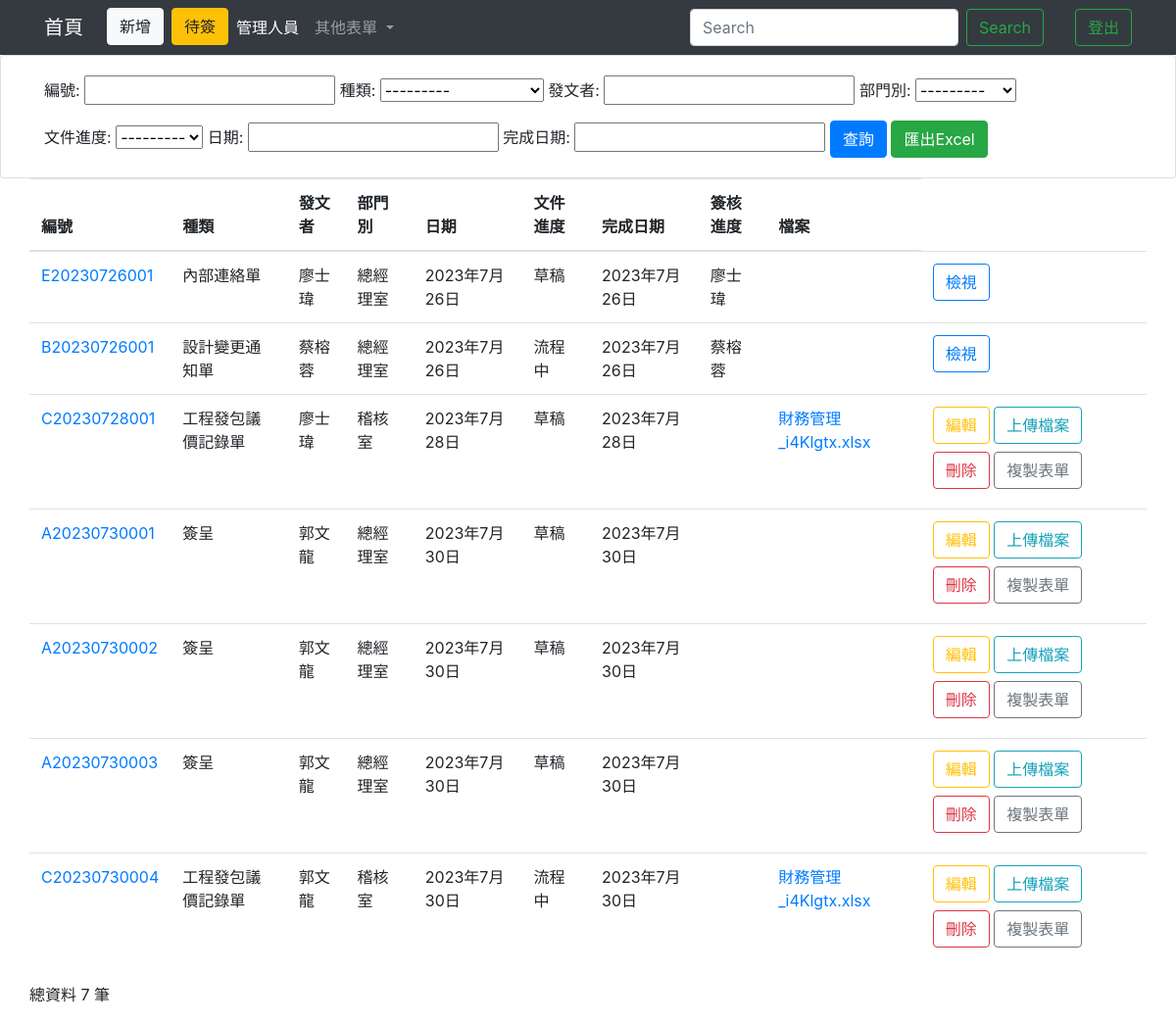
Before: /homeIndex/ (signed in) with the older database file.
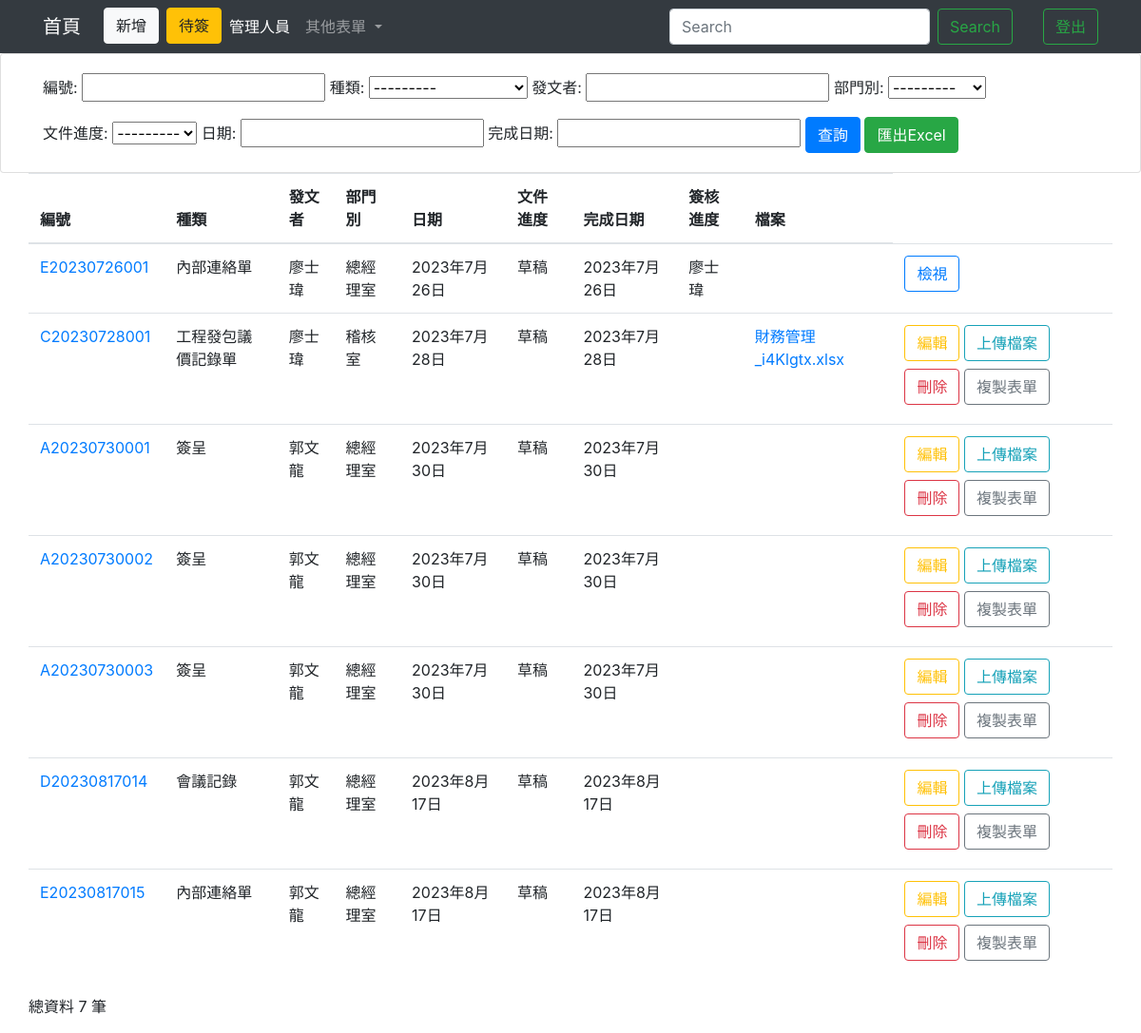
After: the same page with the newer database file.
### testapp/models.py (models this page shows)
class Home(models.Model):
    TYPE = (("簽呈","簽呈"),("會議記錄","會議記錄"),("內部連絡單","內部連絡單"),
            ("工程發包議價記錄單","工程發包議價記錄單"),("設計變更通知單","設計變更通知單"))
    DEP = (("總經理室","總經理室"),("稽核室","稽核室"),("文管中心","文管中心"),
            ("管理部","管理部"),("業務設計部","業務設計部"),("廠務部","廠務部"))
    PRO = (("草稿","草稿"),("流程中","流程中"),("廢單","廢單"),("結案","結案"))
    REC = (("None","無"),("郭文龍","郭文龍"),("侯國興","侯國興"),("郭文河","郭文河"),("高晟琅","高晟琅"),("黃睿堂","黃睿堂"),("鄭任雯","鄭任雯"),("高麗華","高麗華"),("侯宗仁","侯宗仁"),("黃美禎","黃美禎"),("江水木","江水木"),("吳建進","吳建進"),("王韋盛","王韋盛"),("陳佳欣","陳佳欣"),("蔡孟亭","蔡孟亭"),("馮文明","馮文明"),("陳恆瑞","陳恆瑞"),("郭文欽","郭文欽"),("陳春能","陳春能"),("黃春北","黃春北"))
    cNumber = models.CharField(max_length=50, default='', null=False)
    cAuther = models.CharField(max_length=20, null=False)#姓名
    cDepartment = models.CharField(max_length=50,null=False, choices=DEP)#單位
    cType = models.CharField(max_length=10,default=" ",null=False, choices=TYPE)
    cProgress = models.CharField(max_length=20,null=False,default='',choices=PRO)
    cDate = models.DateField(null=False)#日期
    cEndDate = models.DateField(blank=True, null=True)
    cLock = models.CharField(max_length=5,null=False,default='否')
    cReceive  = models.CharField(max_length=20,blank=True,null=True,choices=REC)
    cFile = models.FileField(blank=True, null=True)

### testapp/views.py (the view)
# urls.py: path('homeIndex/',homeIndex),
def homeIndex(request):
    global excel_filter
    if request.user.is_authenticated:
        username=request.user.username
        authenticate=request.user.is_staff
        firstname = request.user.first_name
    allPerson = Home.objects.filter(cReceive = firstname)
    allpersonCount = len(allPerson)
    if 'q' in request.GET:
        q = request.GET['q']
        multiple_q = Q(Q(cNumber__icontains=q) | Q(cDepartment__icontains=q) | Q(cType__icontains=q) | Q(cAuther__icontains=q) | Q(cProgress__icontains=q) | Q(cDate__icontains=q) | Q(cEndDate__icontains=q))
        all = Home.objects.filter(multiple_q)
        excel_filter = all
    else:
        all = Home.objects.all().order_by("id")
        homeFilter = HomeFilter(request.GET, queryset=all)
        all = homeFilter.qs
        excel_filter = all
    allHomeCount = len(all)
    return render(request, "homeIndex.html",locals())

### templates/homeIndex.html (shortened to what this page needs)
<!DOCTYPE html>
<html lang="en">
<head>
  <link rel="stylesheet" href="https://cdn.jsdelivr.net/npm/bootstrap@4.6.2/dist/css/bootstrap.min.css">
  {% load static %}
</head>
<body>
  <nav class="navbar navbar-expand-lg navbar-dark bg-dark">
    <div class="container">
      <a class="navbar-brand" href="/homeIndex/">首頁</a>
      <div class="collapse navbar-collapse" id="navbarSupportedContent">
        <ul class="navbar-nav mr-auto">
          <ul class="navbar-nav ml-2">
            <li class="nav-item">
              <button class="btn btn-light my-2 my-sm-0" onclick="home()">新增</button>
            </li>
          </ul>
          <ul class="navbar-nav ml-2">
            <li class="nav-item">
              <button class="btn btn-warning my-2 my-sm-0" id="{{firstname}}" onclick="perosonIndex(event)">待簽
              </button>
            </li>
          </ul>
          {% if username == "admin" %}
            <li class="nav-item active">
              <a class="nav-link" href="/admin/">管理人員 <span class="sr-only">(current)</span></a>
            </li>
          {% endif %}
          <li class="nav-item dropdown">
            <a class="nav-link dropdown-toggle" href="#" role="button" data-toggle="dropdown" aria-expanded="false">
              其他表單
            </a>
          </li>
        </ul>
        <form class="form-inline my-2 my-lg-0">
          <input class="form-control mr-sm-2" name='q' type="search" placeholder="Search" aria-label="Search">
          <button class="btn btn-outline-success my-2 my-sm-0" type="submit">Search</button>
        </form>
        <ul class="navbar-nav ml-2">
          <li class="nav-item active">
            <a class="nav-link disabled" style="color: green;">{{firstname}} <span class="sr-only">(current)</span></a>
          </li>
        </ul>
        <ul class="navbar-nav ml-2">
          <li class="nav-item">
            <button class="btn btn-outline-success my-2 my-sm-0" onclick="Logout(event)">登出</button>
          </li>
        </ul>
      </div>
    </div>
  </nav>
  <div class="card card-body">
    <form method="GET">
      <div class="container">
        編號: {{homeFilter.form.cNumber}}
        種類: {{homeFilter.form.cType}}
        發文者: {{homeFilter.form.cAuther}}
        部門別: {{homeFilter.form.cDepartment}}
        <span class="mt-2">文件進度: {{homeFilter.form.cProgress}}</span>
        <span class="mt-2">日期: {{homeFilter.form.cDate}}</span>
        <span class="mt-2">完成日期: {{homeFilter.form.cEndDate}}</span>
        <input type="submit" class="btn btn-primary" value="查詢" />
        <button type="button" class="btn btn-success" onclick="excel_download()">匯出Excel</button>
      </div>
    </form>
  </div>
  <form action="." method="POST">
    <div class="container-lg">
      <div class="row">
        <table class="table">
          <thead>
            <th scope="col">編號</th>
            <th scope="col">種類</th>
            <th scope="col">發文者</th>
            <th scope="col">部門別</th>
            <th scope="col">日期</th>
            <th scope="col">文件進度</th>
            <th scope="col">完成日期</th>
            <th scope="col">簽核進度</th>
            <th scope="col">檔案</th>
          </thead>
          <tbody>
            {% for unit in all %}
            <tr>
              {% if unit.cType == "簽呈" %}
                <td><a href="/signView/{{unit.cNumber}}/">{{unit.cNumber}}</a> </td>
              {% elif unit.cType == "會議記錄" %}
                <td><a href="/meetingView/{{unit.cNumber}}/">{{unit.cNumber}}</a> </td>
              {% elif unit.cType == "內部連絡單" %}
                <td><a href="/contactView/{{unit.cNumber}}/">{{unit.cNumber}}</a></td>
              {% elif unit.cType == "工程發包議價記錄單" %}
                <td><a href="/contractView/{{unit.cNumber}}/">{{unit.cNumber}}</a></td>
              {% else %}
                <td><a href="/changeView/{{unit.cNumber}}/">{{unit.cNumber}}</a></td>
              {% endif %}
              <td>{{unit.cType}}</td>
              <td>{{unit.cAuther}}</td>
              <td>{{unit.cDepartment}}</td>
              <td>{{unit.cDate}}</td>
              <td>{{unit.cProgress}}</td>
              <td>{{unit.cEndDate}}</td>
              {% if unit.cReceive != "None" %}
                <td>{{unit.cReceive}}</td>
              {% else %}
              <td></td>
              {% endif %}
              {% if unit.cFile != None %}
                <td><a href="http://127.0.0.1:8000/media/{{unit.cFile}}" download>{{unit.cFile}}</a></td>
              {% else %}
                <td>{{unit.cFile}}</td>
              {% endif %}
              {% if unit.cLock == "否" %}
                {% if unit.cReceive == "None" %}
                <td>
                  <button type="button" class="btn btn-outline-warning mb-2" id="Detail/{{unit.cNumber}}" onclick="Detail(event)">編輯</button>
                  <button type="button" class="btn btn-outline-info mb-2" id="{{unit.id}}" onclick="Edit(event)">上傳檔案</button>
                  <button type="button" class="btn btn-outline-danger mb-2" id="{{unit.id}}" onclick="Delete(event)">刪除</button>
                  <button type="button" class="btn btn-outline-secondary mb-2" id="{{unit.cNumber}}" onclick="Copy(event)">複製表單</button>
                </td>
                {% else %}
                  {% if unit.cType == "簽呈" %}
                    <td>
                      <button type="button" class="btn btn-outline-primary" id="signView/{{unit.cNumber}}" onclick="View(event)">檢視</button>
                    </td>
                  {% elif unit.cType == "內部連絡單" %}
                    <td>
                      <button type="button" class="btn btn-outline-primary" id="contactView/{{unit.cNumber}}" onclick="View(event)">檢視</button>
                    </td>
                  {% elif unit.cType == "會議記錄" %}
                    <td>
                      <button type="button" class="btn btn-outline-primary" id="meetingView/{{unit.cNumber}}" onclick="View(event)">檢視</button>
                    </td>
                  {% elif unit.cType == "工程發包議價記錄單" %}
                    <td>
                      <button type="button" class="btn btn-outline-primary" id="contractView/{{unit.cNumber}}" onclick="View(event)">檢視</button>
                    </td>
                  {% else %}
                    <td>
                      <button type="button" class="btn btn-outline-primary" id="changeView/{{unit.cNumber}}" onclick="View(event)">檢視</button>
                    </td>
                  {% endif %}
                {% endif %}
              {% endif %}
            </tr>
            {% endfor %}
          </tbody>
        </table>
      </div>
    </div>
  </form>
  <div class="container">
    <div class="row">
      <p>總資料 {{allHomeCount}} 筆</p>
    </div>
  </div>
</body>
</html>

Changed rows visible on the page:
removed Home: cNumber "B20230726001", cType "設計變更通知單", cAuther "蔡榕蓉", cDepartment "總經理室", cDate "2023年7月26日", cProgress "流程中", cEndDate "2023年7月26日", cReceive "蔡榕蓉"
removed Home: cNumber "C20230730004", cType "工程發包議價記錄單", cAuther "郭文龍", cDepartment "稽核室", cDate "2023年7月30日", cProgress "流程中", cEndDate "2023年7月30日", cReceive "None" (drawn), cFile "財務管理_i4Klgtx.xlsx"
added Home: cNumber "D20230817014", cType "會議記錄", cAuther "郭文龍", cDepartment "總經理室", cDate "2023年8月17日", cProgress "草稿", cEndDate "2023年8月17日", cReceive "None" (drawn)
added Home: cNumber "E20230817015", cType "內部連絡單", cAuther "郭文龍", cDepartment "總經理室", cDate "2023年8月17日", cProgress "草稿", cEndDate "2023年8月17日", cReceive "None" (drawn)
